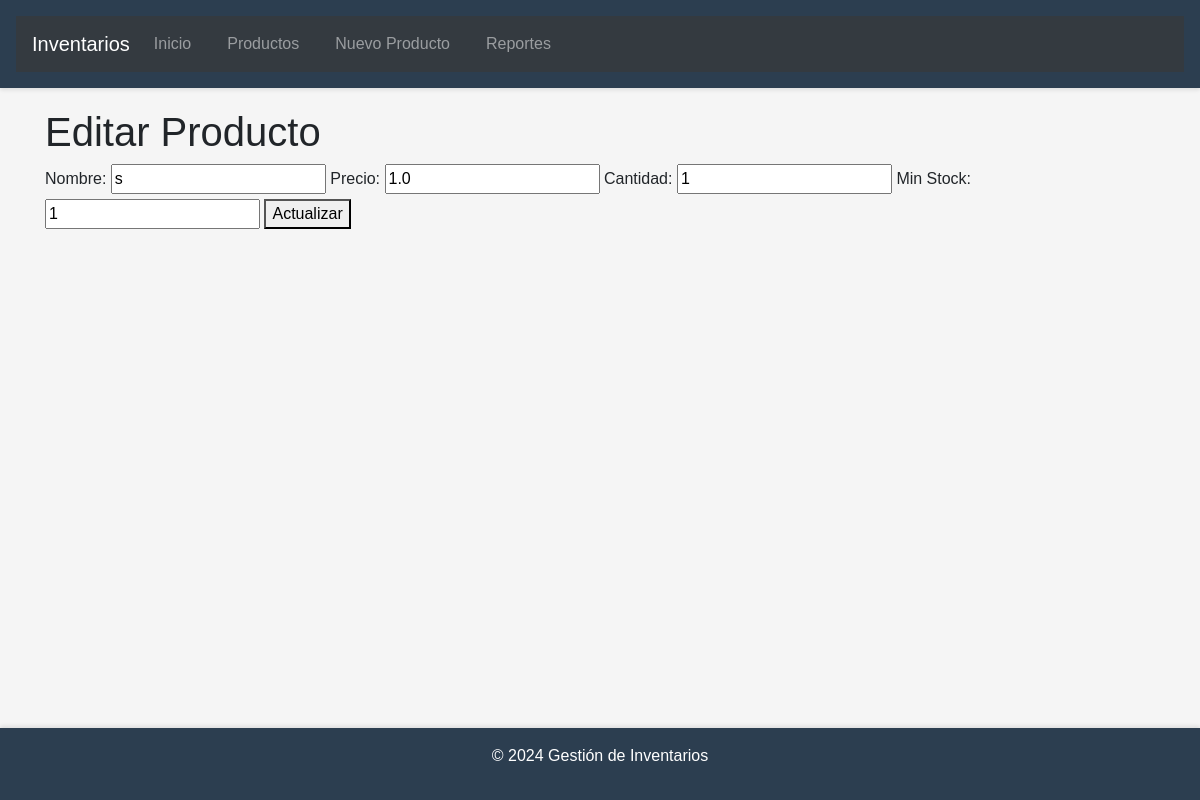
Page /producto/3/editar on the earlier database version.
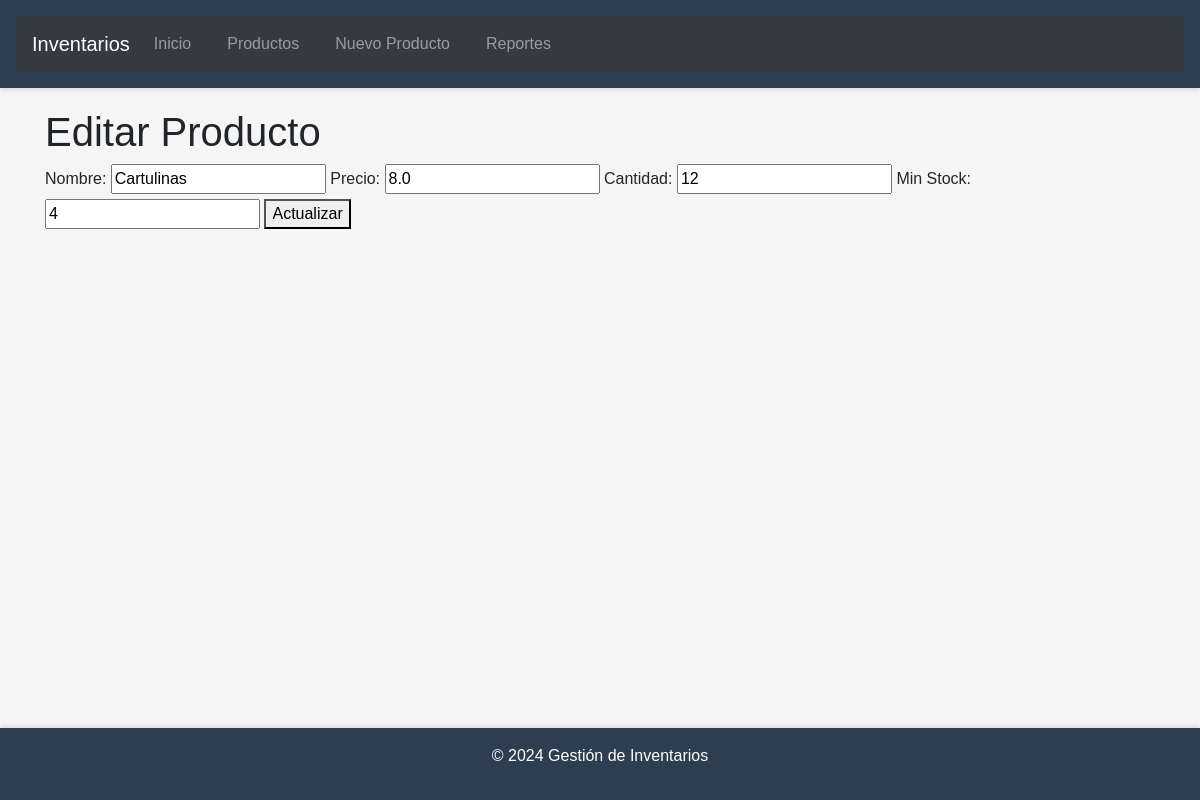
Same page on the later database version.
### models.py (models this page shows)
class Producto(db.Model):
    id = db.Column(db.Integer, primary_key=True)
    nombre = db.Column(db.String(100), nullable=False)
    precio = db.Column(db.Float, nullable=False)
    cantidad = db.Column(db.Integer, nullable=False)
    min_stock = db.Column(db.Integer, nullable=False)

### routes.py (the view, shortened to what this page needs)
@app.route('/producto/<int:id>/editar', methods=['GET', 'POST'])
def editar_producto(id):
    producto = Producto.query.get_or_404(id)
    return render_template('editar_producto.html', producto=producto)

### templates/editar_producto.html
{% extends "base.html" %}
{% block content %}
<h1>Editar Producto</h1>
<form method="POST">
    <label for="nombre">Nombre:</label>
    <input type="text" id="nombre" name="nombre" value="{{ producto.nombre }}">
    <label for="precio">Precio:</label>
    <input type="number" id="precio" name="precio" value="{{ producto.precio }}">
    <label for="cantidad">Cantidad:</label>
    <input type="number" id="cantidad" name="cantidad" value="{{ producto.cantidad }}">
    <label for="min_stock">Min Stock:</label>
    <input type="number" id="min_stock" name="min_stock" value="{{ producto.min_stock }}">
    <button type="submit">Actualizar</button>
</form>
{% endblock %}

Differences in the rows shown:
changed Producto: nombre "s" → "Cartulinas"; precio "1.0" → "8.0"; cantidad "1" → "12"; min_stock "1" → "4"
